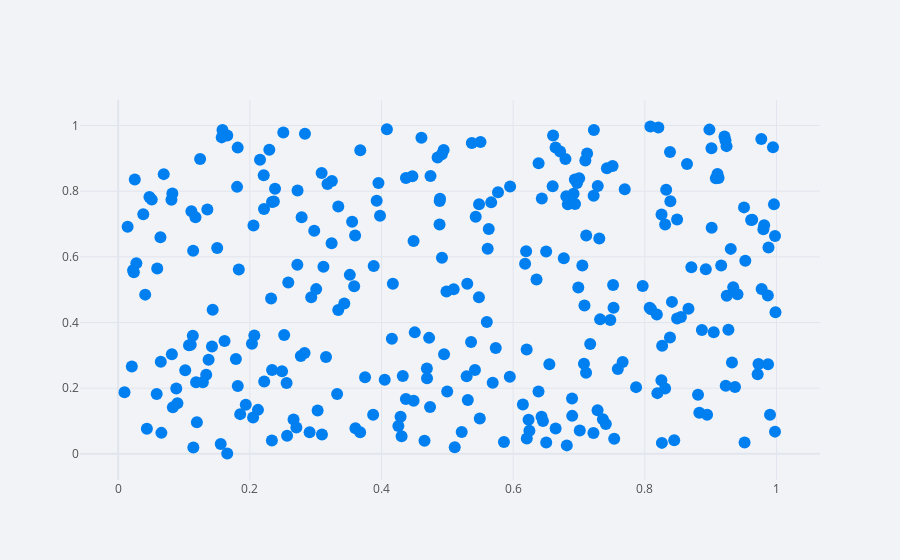

The notebook cell this image was saved under:
### Code cell
df.iplot(x = 'a',y = 'b',theme='solar',mode='markers')

### Figure 1 — Plotly figure (JSON) as saved in the notebook; plotly's stock layout.template omitted (floating-point values rounded to 4 significant figures; data arrays with more than 128 entries replaced by an {"elided": "..."} marker saying what was removed)
{"data": [{"line": {"color": "rgba(0, 128, 240, 1.0)", "dash": "solid", "shape": "linear", "width": 1.3}, "marker": {"size": 12, "symbol": "circle"}, "mode": "markers", "name": "b", "text": "", "type": "scatter", "x": {"elided": "300 float values"}, "y": {"elided": "300 float values"}}], "layout": {"autosize": true, "legend": {"bgcolor": "#F2F3F7", "font": {"color": "#505050"}}, "paper_bgcolor": "#F2F3F7", "plot_bgcolor": "#F2F3F7", "title": {"font": {"color": "#484848"}}, "xaxis": {"autorange": true, "gridcolor": "#E1E5ED", "range": [-0.06434, 1.072], "showgrid": true, "tickfont": {"color": "#505050"}, "title": {"font": {"color": "#505050"}, "text": ""}, "type": "linear", "zerolinecolor": "#E1E5ED"}, "yaxis": {"autorange": true, "gridcolor": "#E1E5ED", "range": [-0.1107, 1.109], "showgrid": true, "tickfont": {"color": "#505050"}, "title": {"font": {"color": "#505050"}, "text": ""}, "type": "linear", "zerolinecolor": "#E1E5ED"}}}
